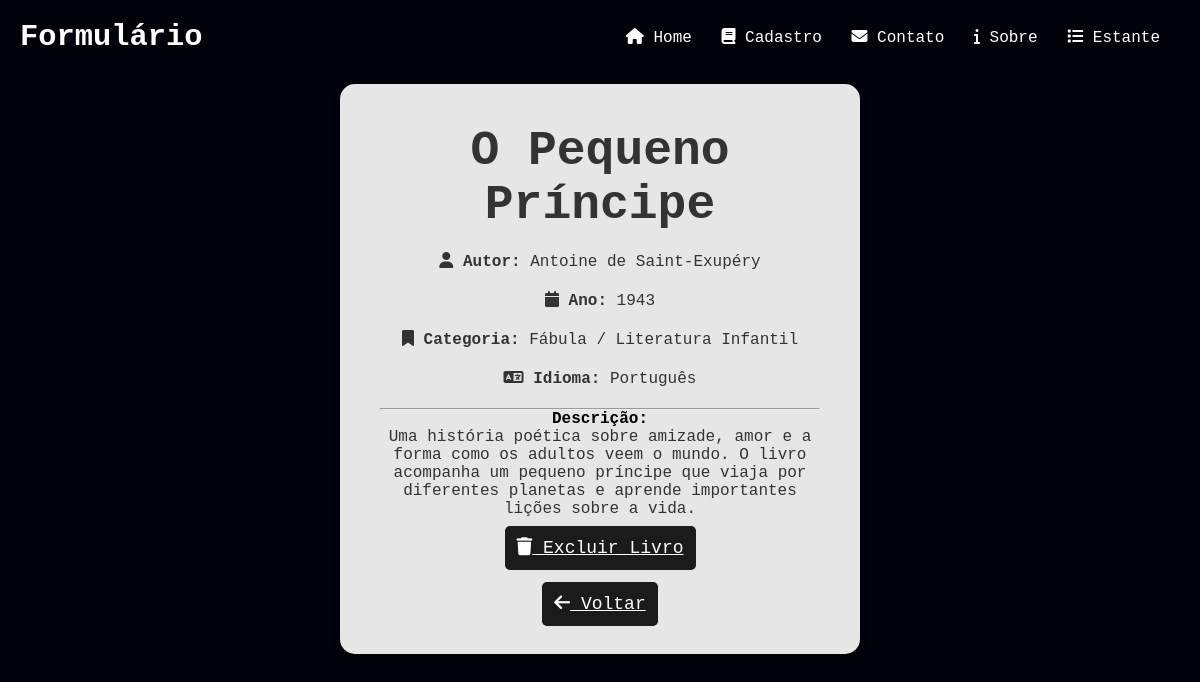
The page /detalhes/1/ on the database its author committed.
### livros/models.py (models this page shows, shortened)
class Livro(models.Model):
    titulo = models.CharField(max_length=200)
    autor = models.CharField(max_length=200)
    editora = models.CharField(max_length=200)
    ano_publicacao = models.IntegerField()
    numero_paginas = models.IntegerField()
    categoria = models.CharField(max_length=100)
    isbn = models.CharField(max_length=20)
    idioma = models.CharField(max_length=50)
    edicao = models.CharField(max_length=50)
    descricao = models.TextField()

### livros/views.py (the view)
# urls.py: path('detalhes/<int:livro_id>/', views.detalhes, name='detalhes'),
def detalhes(request, livro_id):
    livro = Livro.objects.get(id=livro_id)
    return render(request, 'detalhes.html', {'livro': livro})

### livros/templates/detalhes.html (shortened to what this page needs)
{% load static %}
<!DOCTYPE html>
<html lang="pt-br">
<head>
    <link rel="stylesheet" href="{% static 'css/style.css' %}">
    <link rel="stylesheet" href="https://cdnjs.cloudflare.com/ajax/libs/font-awesome/6.5.0/css/all.min.css">
</head>
<body>
    <header class="main-header">
        <h1 class="logo-title">Formulário</h1>
        <nav class="top-nav">
            <ul>
                <a href="/home/"><i class="fa-solid fa-house"></i> Home</a>
                <a href="/cadastro/"><i class="fa-solid fa-book"></i> Cadastro</a>
                <a href="/contato/"><i class="fa-solid fa-envelope"></i> Contato</a>
                <a href="/sobre/"><i class="fa-solid fa-info"></i> Sobre</a>
                <a href="/lista/"><i class="fa-solid fa-list"></i> Estante</a>
            </ul>
        </nav>
    </header>
    <center>
        {% block content %}
        <div class="sobre container-detalhes">
            <h2 class="titulo-livro">{{ livro.titulo }}</h2>
<div class="detalhes-info">
    <p class="info-item">
        <i class="fa-solid fa-user"></i> <strong>Autor:</strong> {{ livro.autor }}
    </p>
    <p class="info-item">
        <i class="fa-solid fa-calendar"></i> <strong>Ano:</strong> {{ livro.ano_publicacao }} </p>
    <p class="info-item">
        <i class="fa-solid fa-bookmark"></i> <strong>Categoria:</strong> {{ livro.categoria }} </p>
    <p class="info-item">
        <i class="fa-solid fa-language"></i> <strong>Idioma:</strong> {{ livro.idioma }} </p>
    <hr class="divisor">
    <div class="descricao-box">
        <strong>Descrição:</strong>
        <p class="texto-descricao">{{ livro.descricao }}</p>
    </div>
    <a href="{% url 'deletar' livro.id %}" class="submit-btn">
    <i class="fa-solid fa-trash"></i> Excluir Livro
</a><br><br><br>
            </div>
            <a href="{% url 'lista' %}" class="submit-btn btn-voltar">
                <i class="fa-solid fa-arrow-left"></i> Voltar
            </a>
        </div>
        {% endblock %}
    </center>
</body>
</html>

### livros/static/CSS/style.css (style rules this page uses)
.sobre { background-color: rgba(255, 255, 255, 0.9); padding: 40px; border-radius: 15px; box-shadow: 0 4px 8px rgba(0, 0, 0, 0.2); width: 520px; text-align: center; margin-top: 10px; }
.sobre h2, .sobre p { margin-bottom: 20px; color: #333; text-align: center; }
p { max-width: 700px; margin: 20px auto; text-align: center; margin-top: 0; }
h2 { margin-bottom: 10px; font-size: 48px; text-align: center; font-family: 'Courier New', Courier, monospace; }
header { display: flex; justify-content: space-between; align-items: center; padding: 20px; backdrop-filter: blur(10px); }
h1 { font-size: 1.9em; margin: 0; font-family: 'Courier New', Courier, monospace; }
nav a { display: inline-block; color: white; text-decoration: none; margin-right: 20px; transition: transform 0.2s, color 0.2s; }
body { background-color: #01030b; }
h2 { color: #FFF; }
* { margin: 0; padding: 0; box-sizing: border-box; font-family: 'Courier New', Courier, monospace; }
.submit-btn { width: 100%; padding: 12px; border: none; background-color: #1b1b1b; color: white; font-size: 18px; border-radius: 5px; cursor: pointer; transition: background-color 0.3s ease; }
h1 { color: #FFF; font-size: 1.9em; margin: 0; font-family: 'Courier New', Courier, monospace; }
p { color:#FFF; }

### rows shown on the page
Livro: titulo "O Pequeno Príncipe", autor "Antoine de Saint-Exupéry", ano_publicacao "1943", categoria "Fábula / Literatura Infantil", idioma "Português", descricao "Uma história poética sobre amizade, amor e a forma como os adultos veem o mundo. O livro acompanha um pequeno príncipe que viaja por diferentes planetas e aprende importantes lições sobre a vida."
